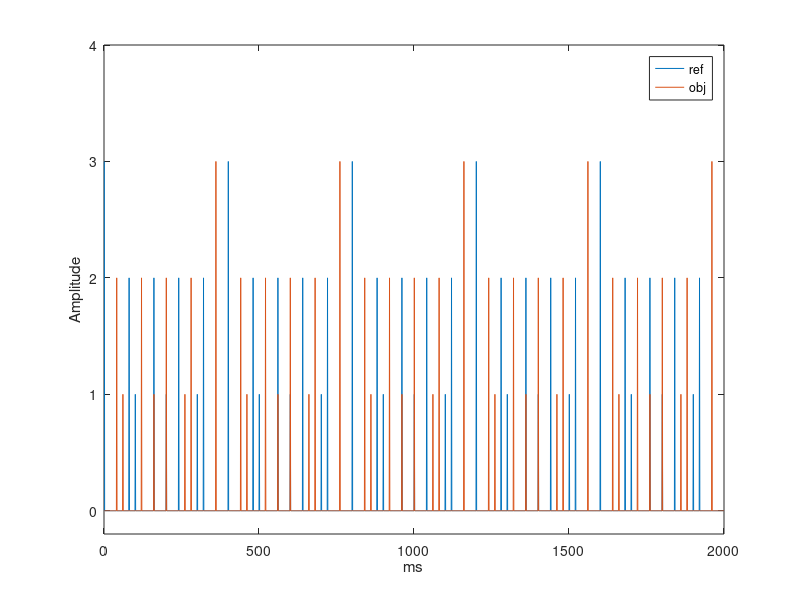
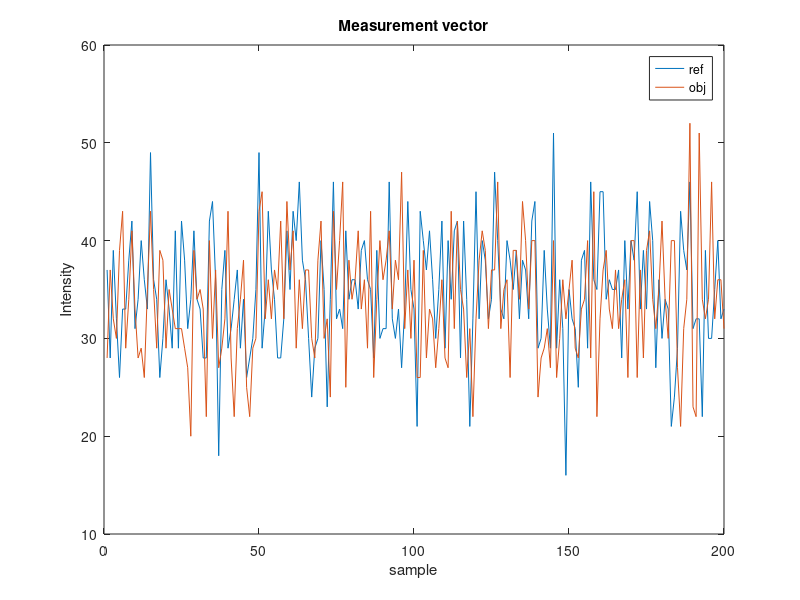

Reproduce these figures in MATLAB, in order. (Note: this script raises an error after producing the figures.)
clear all;
close all;
% clc;

f=1000; %kHz = 1Mhz frequency of light wave
f1=1000;
f2=1250;
d = 540 %m
T=1/f; %duty cycle of light wave
fs=50; % rate of camera sensor
Ts=1/fs; %duty cycle of camera sensor
k= 1; %sparse level per cycles
Nc1 = 100 % number sample per cycles
Nc2 = 80;
M = 200; % number tranfers - measuments
N = Nc1 * f1/fs; % length of signal

%van toc anh sang
c=3e8;

% Distance measument
d_max= c/(2*abs(f1-f2)*10^3);

%generate signal reference
refsig1 = zeros(N,1);
ref1= zeros(Nc1,1); % signal tranfers per cycle
ref1(1,1)= 1;
l=1;
refsig2 = zeros(N,1);
ref2= zeros(Nc2,1); % signal tranfers per cycle
ref2(l,1)= 2;
% time of the light wave flighting from the object to the imaging sensor
% shiftime = round(N/M);% plot(refsig);
shiftime = 360;

for i= 1:f1/fs
    refsig1((i-1)*Nc1+1:i*Nc1) = ref1(:,1);
end
for i= 1:f2/fs
    refsig2((i-1)*Nc2+1:i*Nc2) = ref2(:,1);
end

refsig = refsig1+refsig2;
objsig = circshift(refsig,shiftime);

% for i= 1:N
%     t(i) = (i-1)/(f2*Nc2);
%    
% end


figure(1);
plot(refsig)
hold on
plot(objsig);
ylim([-0.2 4]);
xlabel('ms');
ylabel('Amplitude');
% title('Reconstructed signal');
legend('ref','obj')
% 
% 
% % generate encode signal
Phi = randi([0 1],N,N);
y=Phi*refsig;
y1=Phi*objsig;
% figure(2);
% plot(y)
% hold on
% plot(y1);
d= 401;
for i=1:M
   position(i,1) = d + 1;
   while(position(i) > N)
       position(i) = position(i)-N;
   end
   d = d +2;
end
% for i=shiftime:M+shiftime
%     position(i,1) = 2*i;
% end

%%Adding some measurement noise.
% SNR=38;
% n=awgn(y1,SNR,'measured');
outputref = zeros(M,1);
outputobj = zeros(M,1);

%Making random measurements
A=zeros(M,N);
for i= 1:M
    outputref(i) = y(position(i));
    A(i,:) = Phi(position(i),:);
    outputobj(i) = y1(position(i));
end

figure(3)
plot(outputref);
hold on
plot(outputobj);
xlabel('sample');
ylabel('Intensity');
title('Measurement vector');
legend('ref','obj')
% 
% %Adding some measurement noise.
% SNR=40;
% e=createNoise(outputobj,SNR);
% 
% 
% %Measurement vector with noise.
% outputobj = outputobj + e ;
% figure(4);
% plot(outputref);
% hold on
% plot(outputobj);
% title(sprintf('Measurement vector with noise at SNR=%d dB', SNR));
% % 
% 
cvx_begin
    variable xp_ref(N);
    minimize (norm(xp_ref,1));
    subject to
    A*xp_ref==outputref;
cvx_end
% 

cvx_begin
    variable xp_obj(N);
    minimize (norm(xp_obj,1));
    subject to
    A*xp_obj==outputobj; 

%     norm(A*obj-outputobj,2) <= eps
%     minimize (norm(A*obj-outputobj,2)+0.01*norm(obj,1));
cvx_end
% 
% Compute error recovered
diff_ref = refsig - xp_ref;
recovery_error_ref = norm(diff_ref) / norm(refsig);
fprintf('recovery error: %0.4f\n', recovery_error_ref);
% 
diff = objsig - xp_obj;
recovery_error = norm(diff) / norm(objsig);
fprintf('recovery error: %0.4f\n', recovery_error);
% 
% 
figure(5)
plot(xp_ref)
hold on 
plot(xp_obj)
xlabel('sample');
ylabel('Amplitude');
title('Reconstructed signal');
legend('ref','obj');


%% Calculate phase difference (in time domain)
MaxObjLoc = 0;
MaxRefLoc = 0;
Cycle = 400;
RcvObjCyc = zeros(1,Cycle);
RcvRefCyc = zeros(1,Cycle);

% 
for i = 1:Cycle
    RcvObjCyc(i) = xp_obj(i);
    RcvRefCyc(i) = xp_ref(i);
end
% 
for i = 1:length(RcvObjCyc)
    if(RcvObjCyc(i) == max(RcvObjCyc))
        MaxObjLoc = i;
        break;
    end
end

for i = 1:length(RcvRefCyc)
    if(RcvRefCyc(i) == max(RcvRefCyc))
        MaxRefLoc = i;
        break;
    end
end
% 
LocDif = abs(MaxRefLoc - MaxObjLoc);
PDS = ((2*pi*LocDif)/Cycle);

%% Distance calculation
Distance = (c/(2*abs(f1-f2)*10^3))*(PDS/(2*pi));
fprintf('Measured Distance = %.2fm\n',Distance)

